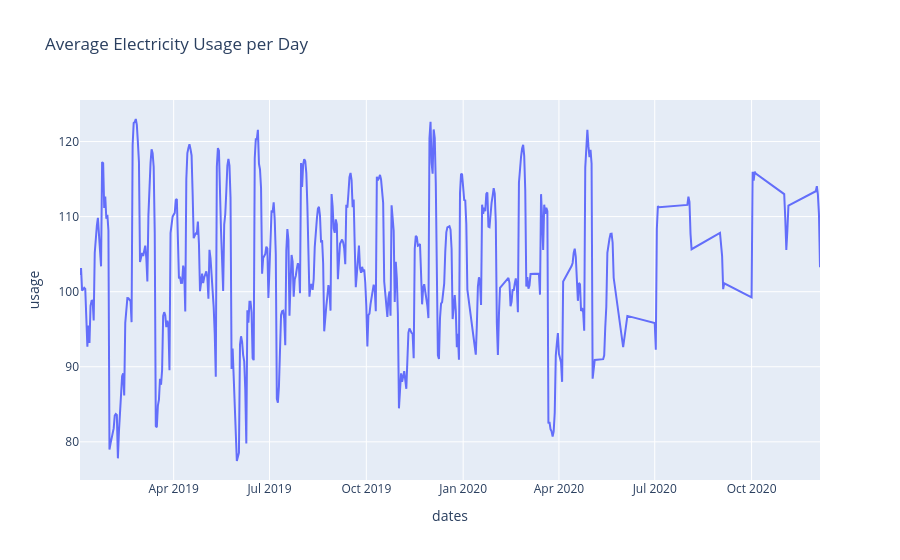

Notebook code for this chart:
### Markdown cell above
## Note: 
Plotly charts generated below will not load on GitHub, fork the repository and run the notebook locally to visually interact with them.

### Code cell
# visualize the average electricity usage per day 
fig = px.line(df, x='dates', y= 'usage', title='Average Electricity Usage per Day')
fig.show()

### Figure 1 — Plotly figure (JSON) as saved in the notebook; plotly's stock layout.template omitted (floating-point values rounded to 4 significant figures; data arrays with more than 128 entries replaced by an {"elided": "..."} marker saying what was removed)
{"data": [{"hovertemplate": "dates=%{x}<br>usage=%{y}<extra></extra>", "legendgroup": "", "line": {"color": "#636efa", "dash": "solid"}, "marker": {"symbol": "circle"}, "mode": "lines", "name": "", "orientation": "v", "showlegend": false, "type": "scatter", "x": {"elided": "498 str values"}, "xaxis": "x", "y": {"elided": "498 float values"}, "yaxis": "y"}], "layout": {"legend": {"tracegroupgap": 0}, "title": {"text": "Average Electricity Usage per Day"}, "xaxis": {"anchor": "y", "domain": [0, 1], "title": {"text": "dates"}}, "yaxis": {"anchor": "x", "domain": [0, 1], "title": {"text": "usage"}}}}
